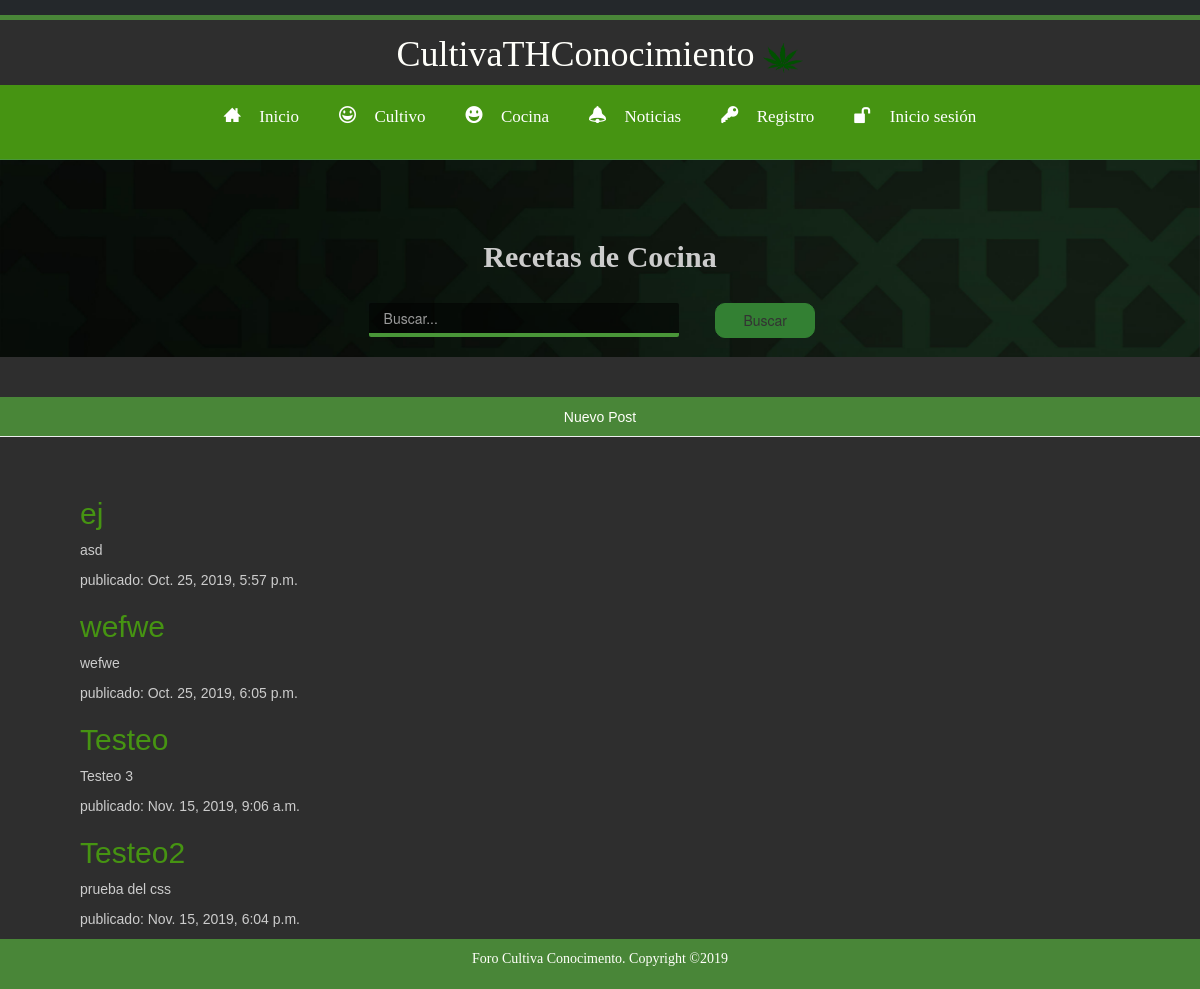
/post/list, run on the app's committed database.
### Cocina/models.py (models this page shows, shortened)
class Post(models.Model):
    author = models.ForeignKey('auth.User', on_delete=models.CASCADE)
    title = models.CharField(max_length=200)
    text = models.TextField()
    created_date = models.DateTimeField(
            default=timezone.now)
    published_date = models.DateTimeField(
            blank=True, null=True)
    class Meta:
        permissions = (
            ('administrador',_('Es administrador')),
            ('usuario',_('Es usuario')),
        )

### Cocina/views.py (the view)
# urls.py: path('post/list', views.post_list, name='post_list'),
def post_list(request):
    queryset = request.GET.get("buscar")
    posts = Post.objects.filter(published_date__lte=timezone.now()).order_by('published_date')
    if queryset:
        posts = Post.objects.filter(
            Q(title__icontains = queryset) |
            Q(text__icontains = queryset)
        ).distinct()
    return render(request, 'Cocina/post_list.html', {'posts':posts})

### Cocina/templates/Cocina/post_list.html (shortened to what this page needs)
{% extends 'Cocina/Soporte.html' %}
    {% block content %} {% for post in posts %}
    <div>
        <h2><a href="{% url 'post_detail' pk=post.pk %}">{{ post.title }}</a></h2>
        <p>{{ post.text|linebreaksbr }}</p>
        <p> publicado: {{ post.published_date }}</p>
    </div>
    {% endfor %} {% endblock %}

### Cocina/static/CSS/estilococina.css (style rules this page uses)
* { margin: 0; padding: 0; }
body { background-image: url(../IMG/negro3.jpg); background-size: cover; background-attachment: fixed; width: 100%; font-family: 'fuente2'; }
.content-container a { text-decoration: none; color: #469412; }

### data on the page
Post: title "ej", text "asd", published_date "Oct. 25, 2019, 5:57 p.m."
Post: title "wefwe", text "wefwe", published_date "Oct. 25, 2019, 6:05 p.m."
Post: title "Testeo", text "Testeo 3", published_date "Nov. 15, 2019, 9:06 a.m."
Post: title "Testeo2", text "prueba del css", published_date "Nov. 15, 2019, 6:04 p.m."
